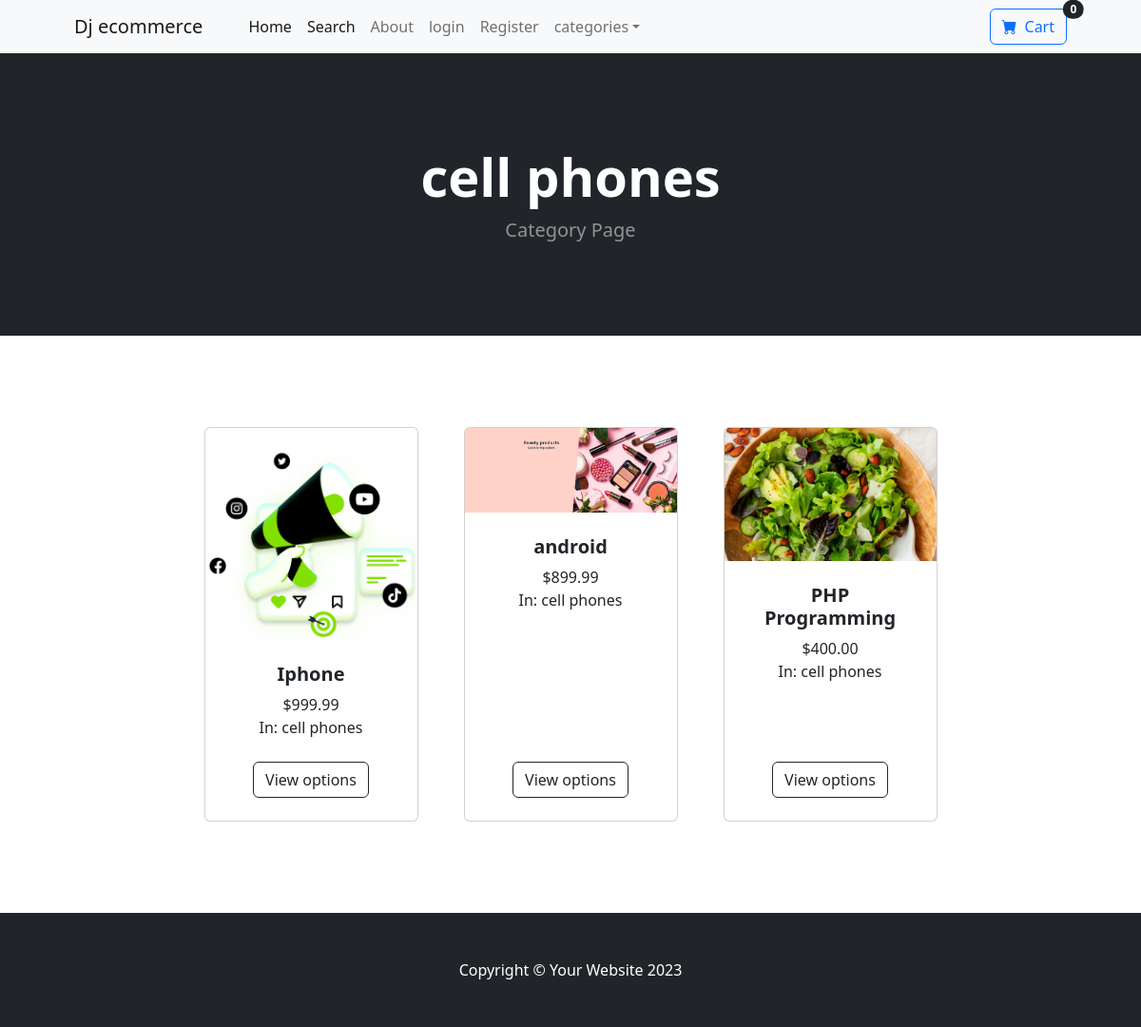
The app's page /category/cell phones with its own data.
### core/models.py (models this page shows, shortened)
class Category(models.Model):
  name = models.CharField(max_length=50)
  def __str__(self) -> str:
    return self.name
  class Meta:
    verbose_name_plural = 'categories'

class Product(models.Model):
  name = models.CharField(max_length=100)
  price = models.DecimalField(default=0,decimal_places=2,max_digits=10)
  category = models.ForeignKey(Category,on_delete=models.CASCADE,default = 1)
  description = models.CharField(max_length=250,blank=True,default='',null=True)
  image = models.ImageField(upload_to='uploads/product/')
  is_sale = models.BooleanField(default=False)
  sale_price = models.DecimalField(default=0,decimal_places=2,max_digits=6)

### core/views.py (the view)
# urls.py: path('category/<str:foo>',views.category,name='category'),
def category(request,foo):
  foo = foo.replace('-',' ')
  try:
    category = Category.objects.get(name = foo)
    products = Product.objects.filter(category = category)
    return render(request,'category.html',{'products':products,'category':category})
  except:
    messages.success(request,("That category Doesnot Exist"))
    return redirect('home')

### cart/cart.py (called while the page is built)
    def __len__(self):
        return sum(self.cart.values())

### cart/context_processors.py (called while the page is built)
def cart(request):
  return {'cart':Cart(request)}

### templates/category.html
{% extends 'base.html' %}
{% block content %}
        <header class="bg-dark py-5">
            <div class="container px-4 px-lg-5 my-5">
                <div class="text-center text-white">
                    <h1 class="display-4 fw-bolder">{{category}}</h1>
                    <p class="lead fw-normal text-white-50 mb-0">Category Page</p>
                </div>
            </div>
        </header>
        <section class="py-5">
            <div class="container px-4 px-lg-5 mt-5">
                <div class="row gx-4 gx-lg-5 row-cols-2 row-cols-md-3 row-cols-xl-4 justify-content-center">
                    {% for product in products %}
                        {%if product.is_sale%}
                    <div class="col mb-5">
                        <div class="card h-100">
                            <div class="badge bg-dark text-white position-absolute" style="top: 0.5rem; right:0.5rem">Sale</div>
                            <img class="card-img-top" src="{{product.image.url}}" alt="..." />
                            <div class="card-body p-4">
                                <div class="text-center">
                                    <h5 class="fw-bolder">{{product.name}}</h5>
                                    <strike>${{product.price}}</strike>
                                    &nbsp;
                                    ${{product.sale_price}}
                                    <br />
                                    In: {{product.category}}
                                </div>
                            </div>
                            <div class="card-footer p-4 pt-0 border-top-0 bg-transparent">
                                <div class="text-center"><a class="btn btn-outline-dark mt-auto" href="{% url 'product' product.id %}">View Product</a></div>
                            </div>
                        </div>
                    </div>
                    {%else%}
                    <div class="col mb-5">
                        <div class="card h-100">
                            <img class="card-img-top" src="{{product.image.url}}" alt="..." />
                            <div class="card-body p-4">
                                <div class="text-center">
                                    <h5 class="fw-bolder">{{product.name}}</h5>
                                    ${{product.price}}
                                    <br />
                                    In: {{product.category}}
                                </div>
                            </div>
                            <div class="card-footer p-4 pt-0 border-top-0 bg-transparent">
                                <div class="text-center"><a class="btn btn-outline-dark mt-auto" href="{% url 'product' product.id %}">View options</a></div>
                            </div>
                        </div>
                    </div>
                    {%endif%}
                    {% endfor %}
                </div>
            </div>
        </section>
{% endblock content %}

### records on screen
Category: name "cell phones"
Product: image (picture), name "Iphone", price "999.99", category "cell phones"
Product: image (picture), name "android", price "899.99", category "cell phones"
Product: image (picture), name "PHP Programming", price "400.00", category "cell phones"

### other values on screen
{{ cart|length }} "0"
